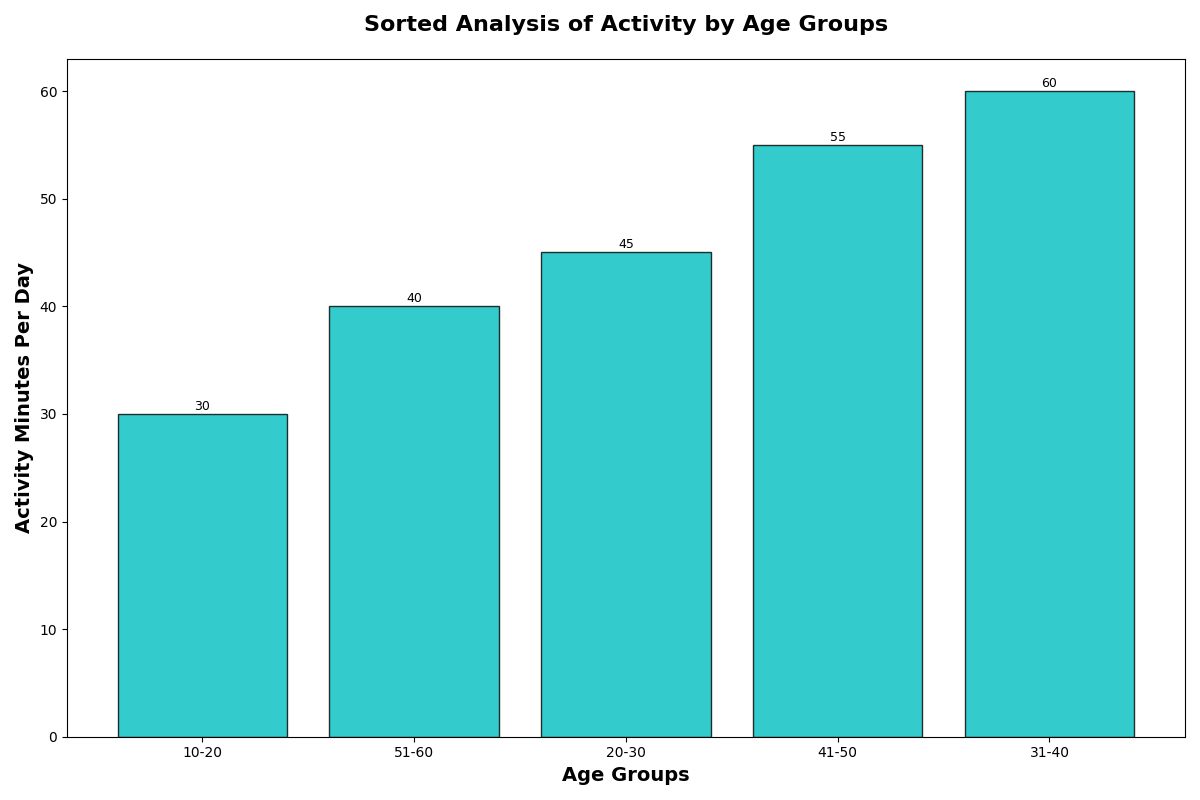

This chart was generated by the following Python code:
import matplotlib.pyplot as plt
import numpy as np

age_groups = np.array(['20-30', '31-40', '41-50', '51-60', '10-20'])
physical_activity_level = np.array([45, 60, 55, 40, 30])
happiness_index = np.array([80, 50, 70, 85, 65])

# Sort indices based on the physical activity level in ascending order
sorted_indices = physical_activity_level.argsort()

sorted_age_groups = age_groups[sorted_indices]
sorted_physical_activity_level = physical_activity_level[sorted_indices]
sorted_happiness_index = happiness_index[sorted_indices]

fig, ax = plt.subplots(figsize=(12, 8))
bars = ax.bar(sorted_age_groups, sorted_physical_activity_level, color='c', edgecolor='black', alpha=0.8)

ax.set_xlabel('Age Groups', fontsize=14, fontweight='semibold')
ax.set_ylabel('Activity Minutes Per Day', fontsize=14, fontweight='semibold')
ax.set_title('Sorted Analysis of Activity by Age Groups', fontsize=16, fontweight='bold', pad=20)

# Adding data labels on top of each bar
for bar, height in zip(bars, sorted_physical_activity_level):
    ax.annotate(f'{height}', xy=(bar.get_x() + bar.get_width() / 2, height),
                xytext=(0, 3),  # 3 points vertical offset
                textcoords="offset points", ha='center', fontsize=9)

plt.tight_layout()
plt.show()
